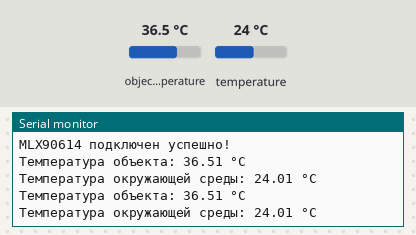
This sketch was run on a simulated Arduino Uno, built with avr-gcc and run on an emulated ATmega328P. Parts: the last lines printed to the serial monitor. The test bench sets the inputs (shaded band); at power-on: object temperature 36.5 °C, temperature 24 °C.

Above: at 1.9 s.
2.0 s: object temperature set to 20 °C
At 3.0 s:
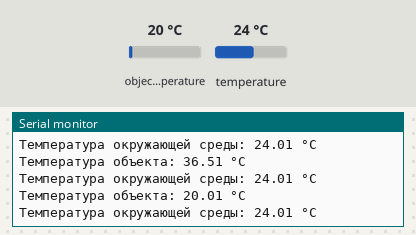
3.5 s: temperature set to 12 °C
At 4.8 s:
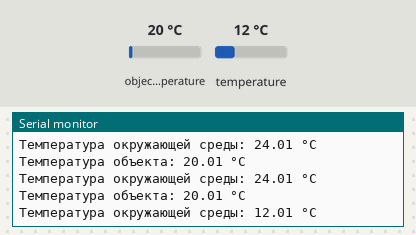
5.0 s: object temperature set to 26 °C
At 6.2 s:
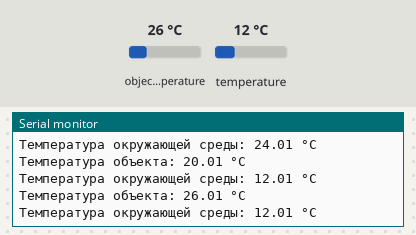
Timing chart, 0 to 8.0 s (numbered marks = the images above; inputs shaded):
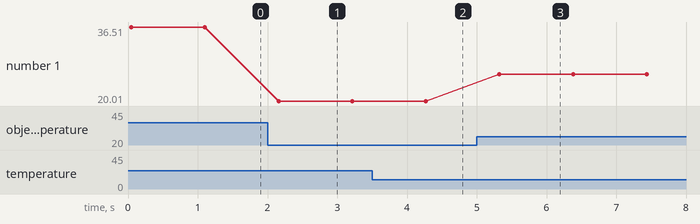

The sketch:

main.ino
```cpp
#include <Wire.h>
   #include <Adafruit_MLX90614.h>

   Adafruit_MLX90614 mlx = Adafruit_MLX90614();

   void setup() {
     Serial.begin(9600);

     if (!mlx.begin()) {
       Serial.println("Ошибка подключения к MLX90614. Проверьте соединение.");
       while (1);
     }

     Serial.println("MLX90614 подключен успешно!");
   }

   void loop() {
     // Чтение температуры объекта (в градусах Цельсия)
     float objectTemp = mlx.readObjectTempC();
     // Чтение температуры окружающей среды (в градусах Цельсия)
     float ambientTemp = mlx.readAmbientTempC();

     Serial.print("Температура объекта: ");
     Serial.print(objectTemp);
     Serial.println(" °C");

     Serial.print("Температура окружающей среды: ");
     Serial.print(ambientTemp);
     Serial.println(" °C");

     delay(1000); // Задержка 1 секунда
   }
```

Measured:
- after the input at 2.0 s, the serial monitor: prints a new line after 0.16 s (image 1)
- after the input at 3.5 s, the serial monitor: prints a new line after 0.82 s (image 2)
- after the input at 5.0 s, the serial monitor: prints a new line after 0.33 s (image 3)
- plotted number 1: 36.51 → 20.01 after the input at 2.0 s, 20.01 → 26.01 after the input at 5.0 s
